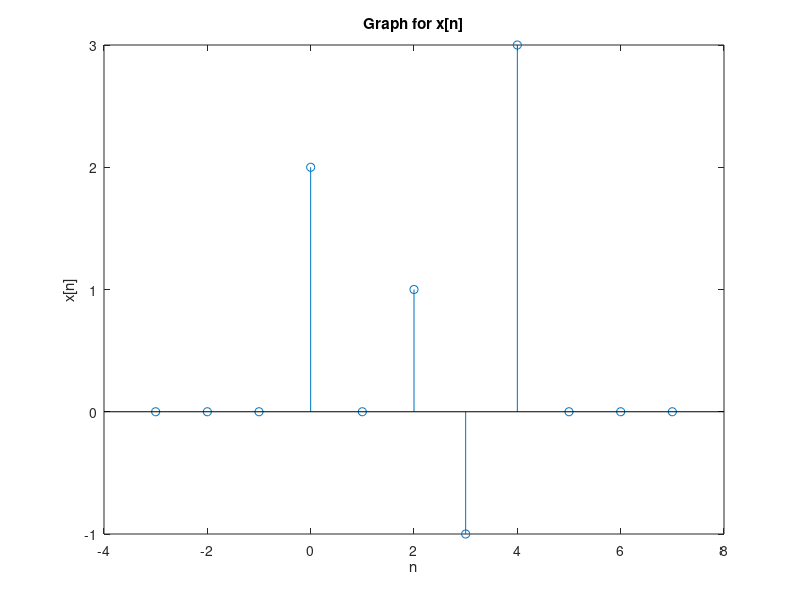
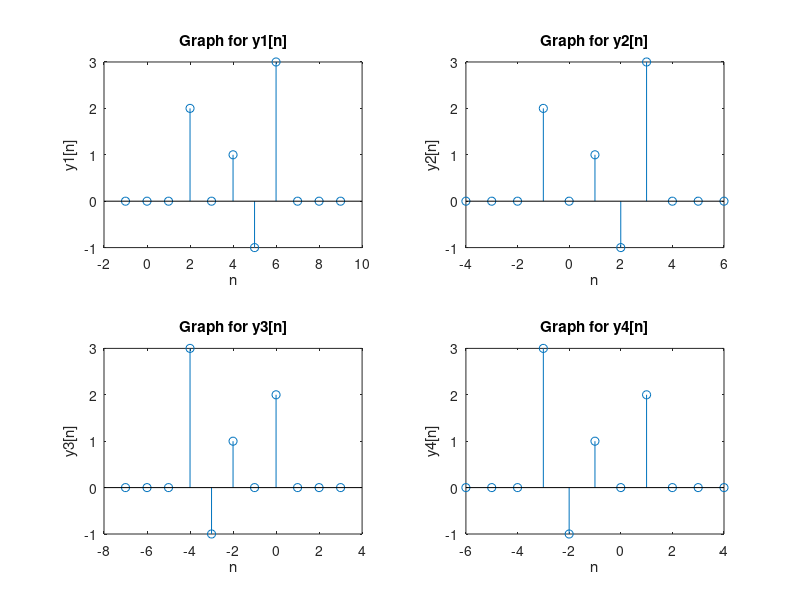

Here is the MATLAB script that generated these plots, in order:
% 1.3
nx = [ - 3:1:7];
x = [zeros(1,3) 2 0 1 -1 3 zeros(1,3)];
figure(1);
stem(nx,x);
xlabel('n');
ylabel('x[n]');
title('Graph for x[n]');

ny = [-3:1:7];
[y1,y2,y3,y4] = deal(x);
ny1 = ny + 2;
ny2 = ny - 1;
ny3 =  - ny;
ny4 =  - ny + 1;
ny = [ny1;ny2;ny3;ny4];
y = [y1;y2;y3;y4];

figure(2);
for i = 1:4
    subplot(2,2,i);
    stem(ny(i,:),y(i,:));
    xlabel('n');
    ylabel(sprintf('y%d[n]',i));
    title(sprintf('Graph for y%d[n]',i));
end